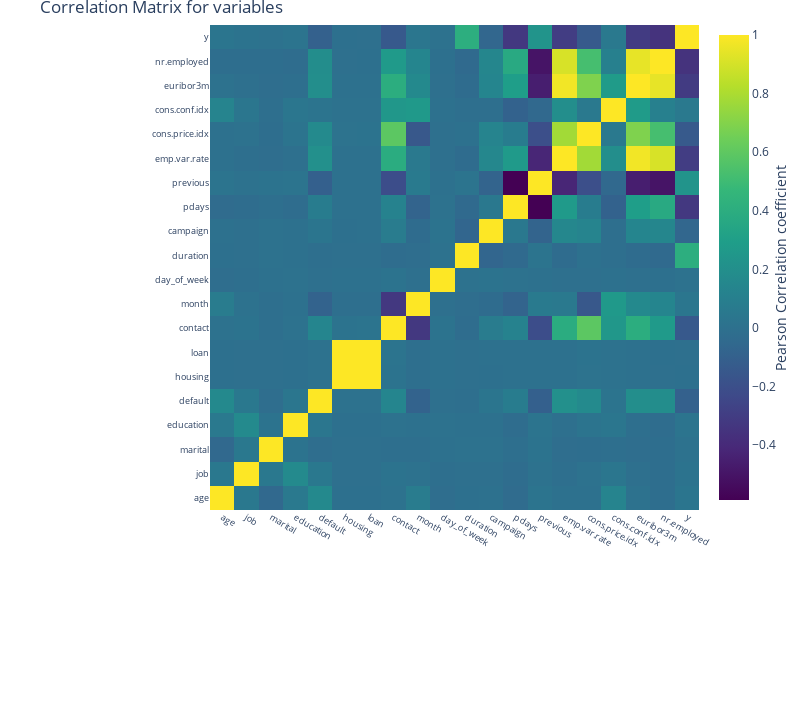

The cell this chart's notebook holds for it:
### Code cell
#Plotting
trace = go.Heatmap(z = corr_array,
                   x = matrix_cols,
                   y = matrix_cols,
                   colorscale = "Viridis",
                   colorbar   = dict(title = "Pearson Correlation coefficient",
                                     titleside = "right"
                                    ) ,
                  )

layout = go.Layout(dict(title = "Correlation Matrix for variables",
                        autosize = False,
                        height  = 720,
                        width   = 800,
                        margin  = dict(r = 0 ,l = 210,
                                       t = 25,b = 210,
                                      ),
                        yaxis   = dict(tickfont = dict(size = 9)),
                        xaxis   = dict(tickfont = dict(size = 9))
                       )
                  )

data = [trace]
fig = go.Figure(data=data,layout=layout)
iplot(fig)

### Figure 1 — Plotly figure (JSON) as saved in the notebook; plotly's stock layout.template omitted (floating-point values rounded to 4 significant figures; data arrays with more than 128 entries replaced by an {"elided": "..."} marker saying what was removed)
{"data": [{"colorbar": {"title": {"side": "right", "text": "Pearson Correlation coefficient"}}, "colorscale": [[0, "#440154"], [0.1111, "#482878"], [0.2222, "#3e4989"], [0.3333, "#31688e"], [0.4444, "#26828e"], [0.5556, "#1f9e89"], [0.6667, "#35b779"], [0.7778, "#6ece58"], [0.8889, "#b5de2b"], [1, "#fde725"]], "type": "heatmap", "x": ["age", "job", "marital", "education", "default", "housing", "loan", "contact", "month", "day_of_week", "duration", "campaign", "pdays", "previous", "emp.var.rate", "cons.price.idx", "cons.conf.idx", "euribor3m", "nr.employed", "y"], "y": ["age", "job", "marital", "education", "default", "housing", "loan", "contact", "month", "day_of_week", "duration", "campaign", "pdays", "previous", "emp.var.rate", "cons.price.idx", "cons.conf.idx", "euribor3m", "nr.employed", "y"], "z": {"elided": "20x20 float values"}}], "layout": {"autosize": false, "height": 720, "margin": {"b": 210, "l": 210, "r": 0, "t": 25}, "title": {"text": "Correlation Matrix for variables"}, "width": 800, "xaxis": {"tickfont": {"size": 9}}, "yaxis": {"tickfont": {"size": 9}}}}
